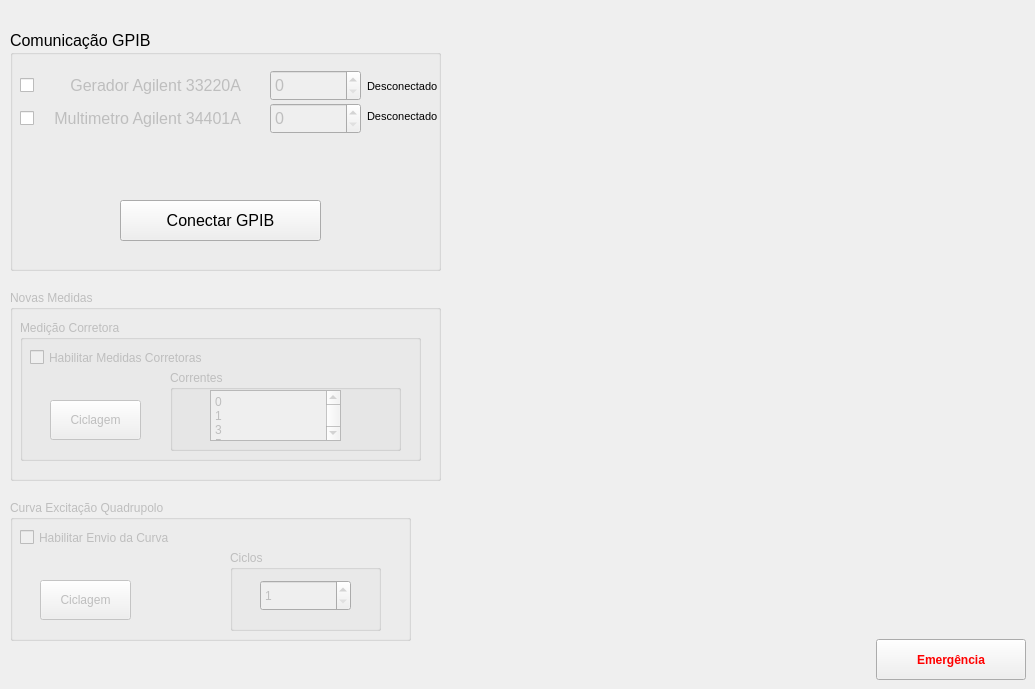
    <widget class="QWidget" name="tab_12">
     <attribute name="title">
      <string>GPIB</string>
     </attribute>
     <widget class="QGroupBox" name="groupBox_26">
      <property name="geometry">
       <rect>
        <x>10</x>
        <y>30</y>
        <width>431</width>
        <height>241</height>
       </rect>
      </property>
      <property name="font">
       <font>
        <pointsize>12</pointsize>
       </font>
      </property>
      <property name="title">
       <string>Comunicação GPIB</string>
      </property>
      <widget class="QPushButton" name="conectar_GPIB">
       <property name="geometry">
        <rect>
         <x>110</x>
         <y>170</y>
         <width>201</width>
         <height>41</height>
        </rect>
       </property>
       <property name="font">
        <font>
         <pointsize>12</pointsize>
        </font>
       </property>
       <property name="text">
        <string>Conectar GPIB</string>
       </property>
       <property name="icon">
        <iconset>
         <normaloff>imagens/connect.png</normaloff>imagens/connect.png</iconset>
       </property>
       <property name="iconSize">
        <size>
         <width>25</width>
         <height>25</height>
        </size>
       </property>
      </widget>
      <widget class="QSpinBox" name="Enderac_Gerador">
       <property name="enabled">
        <bool>false</bool>
       </property>
       <property name="geometry">
        <rect>
         <x>260</x>
         <y>40</y>
         <width>91</width>
         <height>31</height>
        </rect>
       </property>
       <property name="maximum">
        <number>40</number>
       </property>
       <property name="value">
        <number>0</number>
       </property>
      </widget>
      <widget class="QLabel" name="label_55">
       <property name="enabled">
        <bool>false</bool>
       </property>
       <property name="geometry">
        <rect>
         <x>30</x>
         <y>40</y>
         <width>201</width>
         <height>31</height>
        </rect>
       </property>
       <property name="font">
        <font>
         <italic>false</italic>
         <strikeout>false</strikeout>
        </font>
       </property>
       <property name="text">
        <string>Gerador Agilent 33220A</string>
       </property>
       <property name="alignment">
        <set>Qt::AlignRight|Qt::AlignTrailing|Qt::AlignVCenter</set>
       </property>
      </widget>
      <widget class="QCheckBox" name="ckBox_GPIB_1">
       <property name="geometry">
        <rect>
         <x>10</x>
         <y>47</y>
         <width>70</width>
         <height>17</height>
        </rect>
       </property>
       <property name="text">
        <string/>
       </property>
      </widget>
      <widget class="QSpinBox" name="Enderac_Multimetro">
       <property name="enabled">
        <bool>false</bool>
       </property>
       <property name="geometry">
        <rect>
         <x>260</x>
         <y>73</y>
         <width>91</width>
         <height>31</height>
        </rect>
       </property>
       <property name="maximum">
        <number>40</number>
       </property>
       <property name="value">
        <number>0</number>
       </property>
      </widget>
      <widget class="QLabel" name="label_56">
       <property name="enabled">
        <bool>false</bool>
       </property>
       <property name="geometry">
        <rect>
         <x>30</x>
         <y>73</y>
         <width>201</width>
         <height>31</height>
        </rect>
       </property>
       <property name="font">
        <font>
         <italic>false</italic>
         <strikeout>false</strikeout>
        </font>
       </property>
       <property name="text">
        <string> Multimetro Agilent 34401A</string>
       </property>
       <property name="alignment">
        <set>Qt::AlignRight|Qt::AlignTrailing|Qt::AlignVCenter</set>
       </property>
      </widget>
      <widget class="QCheckBox" name="ckBox_GPIB_2">
       <property name="geometry">
        <rect>
         <x>10</x>
         <y>80</y>
         <width>70</width>
         <height>17</height>
        </rect>
       </property>
       <property name="text">
        <string/>
       </property>
      </widget>
      <widget class="QLabel" name="label_gerador">
       <property name="geometry">
        <rect>
         <x>357</x>
         <y>41</y>
         <width>70</width>
         <height>31</height>
        </rect>
       </property>
       <property name="font">
        <font>
         <pointsize>8</pointsize>
        </font>
       </property>
       <property name="text">
        <string>Desconectado</string>
       </property>
      </widget>
      <widget class="QLabel" name="label_multimetro">
       <property name="geometry">
        <rect>
         <x>357</x>
         <y>71</y>
         <width>70</width>
         <height>31</height>
        </rect>
       </property>
       <property name="font">
        <font>
         <pointsize>8</pointsize>
        </font>
       </property>
       <property name="text">
        <string>Desconectado</string>
       </property>
      </widget>
     </widget>
     <widget class="QGroupBox" name="groupBox_27">
      <property name="enabled">
       <bool>false</bool>
      </property>
      <property name="geometry">
       <rect>
        <x>10</x>
        <y>290</y>
        <width>431</width>
        <height>191</height>
       </rect>
      </property>
      <property name="title">
       <string>Novas Medidas</string>
      </property>
      <widget class="QGroupBox" name="groupBox_12">
       <property name="geometry">
        <rect>
         <x>10</x>
         <y>30</y>
         <width>401</width>
         <height>141</height>
        </rect>
       </property>
       <property name="title">
        <string>Medição Corretora</string>
       </property>
       <widget class="QCheckBox" name="Hab_Corretora">
        <property name="geometry">
         <rect>
          <x>10</x>
          <y>22</y>
          <width>231</width>
          <height>31</height>
         </rect>
        </property>
        <property name="text">
         <string>Habilitar Medidas Corretoras</string>
        </property>
       </widget>
       <widget class="QPushButton" name="Ciclagem_Corretora">
        <property name="enabled">
         <bool>false</bool>
        </property>
        <property name="geometry">
         <rect>
          <x>30</x>
          <y>80</y>
          <width>91</width>
          <height>40</height>
         </rect>
        </property>
        <property name="text">
         <string>Ciclagem</string>
        </property>
       </widget>
       <widget class="QGroupBox" name="groupBox_28">
        <property name="geometry">
         <rect>
          <x>150</x>
          <y>50</y>
          <width>231</width>
          <height>81</height>
         </rect>
        </property>
        <property name="title">
         <string>Correntes</string>
        </property>
        <widget class="QPlainTextEdit" name="Corrente_Arbitraria_GPIB">
         <property name="enabled">
          <bool>false</bool>
         </property>
         <property name="geometry">
          <rect>
           <x>40</x>
           <y>20</y>
           <width>131</width>
           <height>51</height>
          </rect>
         </property>
         <property name="plainText">
          <string>0
1
3
5
7
9
10
9
7
5
3
1
0
-1
-3
-5
-7
-9
-10
-9
-7
-5
-3
-1
0</string>
         </property>
        </widget>
       </widget>
      </widget>
     </widget>
     <widget class="QPushButton" name="Emergencia_4">
      <property name="geometry">
       <rect>
        <x>876</x>
        <y>639</y>
        <width>150</width>
        <height>41</height>
       </rect>
      </property>
      <property name="palette">
       <palette>
        <active>
         <colorrole role="ButtonText">
          <brush brushstyle="SolidPattern">
           <color alpha="255">
            <red>255</red>
            <green>0</green>
            <blue>0</blue>
           </color>
          </brush>
         </colorrole>
        </active>
        <inactive>
         <colorrole role="ButtonText">
          <brush brushstyle="SolidPattern">
           <color alpha="255">
            <red>255</red>
            <green>0</green>
            <blue>0</blue>
           </color>
          </brush>
         </colorrole>
        </inactive>
        <disabled>
         <colorrole role="ButtonText">
          <brush brushstyle="SolidPattern">
           <color alpha="255">
            <red>120</red>
            <green>120</green>
            <blue>120</blue>
           </color>
          </brush>
         </colorrole>
        </disabled>
       </palette>
      </property>
      <property name="font">
       <font>
        <weight>75</weight>
        <bold>true</bold>
       </font>
      </property>
      <property name="text">
       <string>Emergência</string>
      </property>
      <property name="icon">
       <iconset>
        <normaloff>imagens/emergency_icon_01.png</normaloff>imagens/emergency_icon_01.png</iconset>
      </property>
      <property name="iconSize">
       <size>
        <width>35</width>
        <height>35</height>
       </size>
      </property>
     </widget>
     <widget class="QGroupBox" name="groupBox_32">
      <property name="enabled">
       <bool>false</bool>
      </property>
      <property name="geometry">
       <rect>
        <x>10</x>
        <y>500</y>
        <width>401</width>
        <height>141</height>
       </rect>
      </property>
      <property name="title">
       <string>Curva Excitação Quadrupolo</string>
      </property>
      <widget class="QCheckBox" name="Hab_Curva_Quadrupolo">
       <property name="enabled">
        <bool>false</bool>
       </property>
       <property name="geometry">
        <rect>
         <x>10</x>
         <y>22</y>
         <width>231</width>
         <height>31</height>
        </rect>
       </property>
       <property name="text">
        <string>Habilitar Envio da Curva</string>
       </property>
      </widget>
      <widget class="QPushButton" name="Ciclar_Curva_Quadrupolo">
       <property name="enabled">
        <bool>false</bool>
       </property>
       <property name="geometry">
        <rect>
         <x>30</x>
         <y>80</y>
         <width>91</width>
         <height>40</height>
        </rect>
       </property>
       <property name="text">
        <string>Ciclagem</string>
       </property>
      </widget>
      <widget class="QGroupBox" name="groupBox_33">
       <property name="enabled">
        <bool>false</bool>
       </property>
       <property name="geometry">
        <rect>
         <x>220</x>
         <y>50</y>
         <width>151</width>
         <height>81</height>
        </rect>
       </property>
       <property name="title">
        <string>Ciclos</string>
       </property>
       <widget class="QSpinBox" name="Ciclos_Curva_Quadrupolo">
        <property name="enabled">
         <bool>false</bool>
        </property>
        <property name="geometry">
         <rect>
          <x>30</x>
          <y>30</y>
          <width>91</width>
          <height>31</height>
         </rect>
        </property>
        <property name="minimum">
         <number>1</number>
        </property>
        <property name="maximum">
         <number>12</number>
        </property>
        <property name="value">
         <number>1</number>
        </property>
       </widget>
      </widget>
     </widget>
    </widget>
